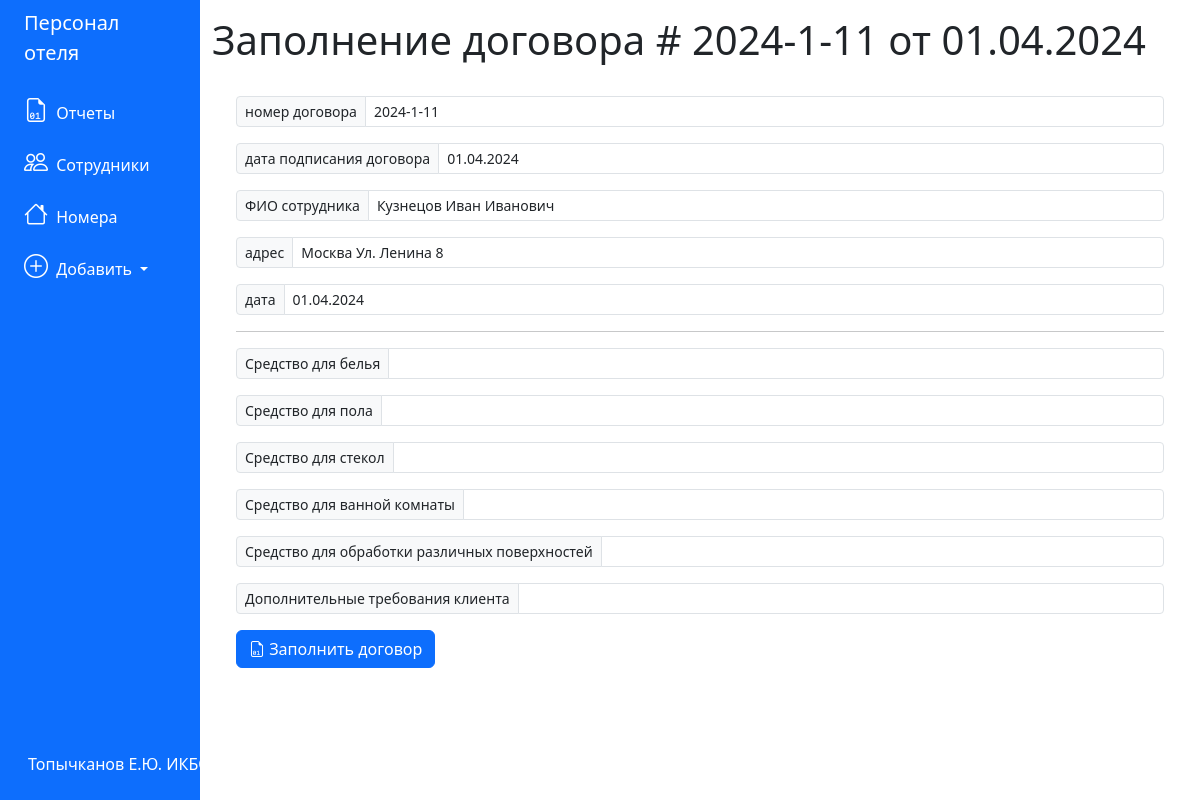
Screenshot of /generate_contract?id_contract=1 with the database file from the repository.
### tables this page shows
CREATE TABLE 'contracts' (
	'id_contract' INTEGER PRIMARY KEY AUTOINCREMENT,
	'number' TEXT,
	'date' TEXT,
	'deal_status' BLOB,
	'price' INTEGER,
	'event_id' INTEGER,
	'client_id' INTEGER,
	'employee_id' INTEGER
);

CREATE TABLE 'clients' (
	'id_client' INTEGER PRIMARY KEY AUTOINCREMENT,
	'name' TEXT,
	'email' TEXT,
	'phone_number' TEXT,
	'passport' TEXT
);

CREATE TABLE 'events' (
	'id_event' INTEGER PRIMARY KEY AUTOINCREMENT,
	'address' TEXT,
	'people' INTEGER,
    'date' TEXT,
	'description' TEXT,
	'client_id' INTEGER
);

### app.py (the view)
@app.route('/generate_contract', methods=('GET', 'POST'))
def generate_contract():
    id = int(request.args.get('id_contract'))
    conn = get_db_connection()
    pos = conn.execute("""SELECT * FROM contracts, events, clients, employees
            WHERE contracts.event_id = events.id_event and
                        contracts.client_id = clients.id_client and
                        contracts.employee_id = employees.id_employee and
                        contracts.id_contract = ?
                        """, (id,)).fetchone()
    conn.close()
    contract_params = {
            'VERNEL _NEED': 'Средство для белья ',
            'CIF_NEED': 'Средство для пола ',
            'SANOKS_NEED': 'Средство для стекол ',
            'VANISH_NEED': 'Средство для ванной комнаты ',
            'SPIRT_NEED': 'Средство для обработки различных поверхностей ',
            'OTHER_INFO': 'Дополнительные требования клиента'}
    contract_params_auto = {
            'CONTRACT_NUMBER': ['номер договора', pos['number']],
            'CONTRACT_DATE': ['дата подписания договора', pos['date']],
            'EMPLOYEE_FULLNAME': ['ФИО сотрудника ', pos['name']],
            'HOTEL_ADDRESS': ['адрес', pos['address']],
            'HOTEL_DATE': ['дата', pos['date']],}
    if request.method == 'POST':
        result_params =  request.form.to_dict()
        create_contract(id, result_params)
        return redirect(f'/contract/{id}')
    filename = f"Отчет уборка {pos['number']} от {pos['date']}.docx"
    if os.path.exists(os.path.join('contracts', filename)):
        return send_from_directory(app.config['UPLOAD_FOLDER'], filename, as_attachment=True)
    else:
        flash('Отчет не сформирован, заполните его')
        return render_template('generate_contract.html',
                               contract=pos, contract_params=contract_params, auto_params=contract_params_auto)

### app.py (called while the page is built)
def get_db_connection():
    conn = sqlite3.connect('database.db')
    conn.row_factory = sqlite3.Row
    return conn

### templates/generate_contract.html
{% extends 'base.html' %}
{% block content %}
<h1>{% block title %} Заполнение договора # {{ auto_params['CONTRACT_NUMBER'][1] }} от {{ auto_params['CONTRACT_DATE'][1] }} {% endblock %}</h1>
<br>
<form method="post" class="px-4">
    {% for key in auto_params.keys() %}
        <div class="input-group input-group-sm mb-3">
            <span class="input-group-text" id="{{key}}">{{auto_params[key][0]}}</span>
            <input type="text" name="{{key}}" class="form-control" aria-describedby="{{key}}" value="{{auto_params[key][1]}}" readonly>
        </div>
    {% endfor %}
    <hr>
    {% for key in contract_params.keys() %}
        <div class="input-group input-group-sm mb-3">
            <span class="input-group-text" id="{{key}}">{{contract_params[key]}}</span>
            <input type="text" name="{{key}}" class="form-control form-control-primary" aria-describedby="{{key}}" value="{{request.form[key]}}">
        </div>
    {% endfor %}
    <button type="submit" class="btn btn-primary"><i class="bi-file-earmark-binary"></i> Заполнить договор</button>
</form>
{% endblock %}

### rows the page displays
contracts: number "2024-1-11", date "01.04.2024", CONTRACT_NUMBER "2024-1-11" "01.04.2024" "01.04.2024"
clients: EMPLOYEE_FULLNAME "Кузнецов Иван Иванович"
events: HOTEL_ADDRESS "Москва Ул. Ленина 8"

### other values shown
{{ auto_params[key][0] }} "номер договора" "дата подписания договора" "ФИО сотрудника" "адрес" "дата"
{{ contract_params[key] }} "Средство для белья" "Средство для пола" "Средство для стекол" "Средство для ванной комнаты" "Средство для обработки различных поверхностей" "Дополнительные требования клиента"
